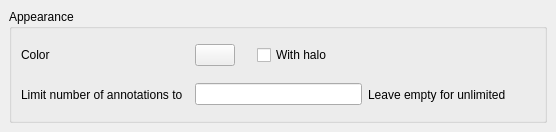
<?xml version="1.0" encoding="UTF-8"?>
<ui version="4.0">
 <class>RulerConfigPage2</class>
 <widget class="QFrame" name="RulerConfigPage2">
  <property name="geometry">
   <rect>
    <x>0</x>
    <y>0</y>
    <width>556</width>
    <height>132</height>
   </rect>
  </property>
  <property name="windowTitle">
   <string>Settings</string>
  </property>
  <layout class="QVBoxLayout">
   <property name="spacing">
    <number>6</number>
   </property>
   <property name="leftMargin">
    <number>9</number>
   </property>
   <property name="topMargin">
    <number>9</number>
   </property>
   <property name="rightMargin">
    <number>9</number>
   </property>
   <property name="bottomMargin">
    <number>9</number>
   </property>
   <item>
    <widget class="QGroupBox" name="groupBox">
     <property name="title">
      <string>Appearance</string>
     </property>
     <layout class="QGridLayout">
      <property name="leftMargin">
       <number>9</number>
      </property>
      <property name="topMargin">
       <number>9</number>
      </property>
      <property name="rightMargin">
       <number>9</number>
      </property>
      <property name="bottomMargin">
       <number>9</number>
      </property>
      <property name="spacing">
       <number>6</number>
      </property>
      <item row="0" column="1">
       <widget class="QFrame" name="frame_2">
        <property name="sizePolicy">
         <sizepolicy hsizetype="Expanding" vsizetype="Preferred">
          <horstretch>0</horstretch>
          <verstretch>0</verstretch>
         </sizepolicy>
        </property>
        <property name="frameShape">
         <enum>QFrame::NoFrame</enum>
        </property>
        <property name="frameShadow">
         <enum>QFrame::Raised</enum>
        </property>
        <layout class="QHBoxLayout">
         <property name="spacing">
          <number>6</number>
         </property>
         <property name="leftMargin">
          <number>0</number>
         </property>
         <property name="topMargin">
          <number>0</number>
         </property>
         <property name="rightMargin">
          <number>0</number>
         </property>
         <property name="bottomMargin">
          <number>0</number>
         </property>
         <item>
          <widget class="lay::ColorButton" name="ruler_color_pb">
           <property name="toolTip">
            <string>The color in which the rulers are drawn</string>
           </property>
           <property name="text">
            <string/>
           </property>
          </widget>
         </item>
         <item>
          <spacer>
           <property name="orientation">
            <enum>Qt::Horizontal</enum>
           </property>
           <property name="sizeType">
            <enum>QSizePolicy::Fixed</enum>
           </property>
           <property name="sizeHint" stdset="0">
            <size>
             <width>16</width>
             <height>21</height>
            </size>
           </property>
          </spacer>
         </item>
         <item>
          <widget class="QCheckBox" name="halo_cb">
           <property name="sizePolicy">
            <sizepolicy hsizetype="Expanding" vsizetype="Fixed">
             <horstretch>0</horstretch>
             <verstretch>0</verstretch>
            </sizepolicy>
           </property>
           <property name="text">
            <string>With halo</string>
           </property>
          </widget>
         </item>
        </layout>
       </widget>
      </item>
      <item row="1" column="1">
       <widget class="QFrame" name="frame">
        <property name="sizePolicy">
         <sizepolicy hsizetype="Expanding" vsizetype="Preferred">
          <horstretch>0</horstretch>
          <verstretch>0</verstretch>
         </sizepolicy>
        </property>
        <property name="frameShape">
         <enum>QFrame::NoFrame</enum>
        </property>
        <property name="frameShadow">
         <enum>QFrame::Raised</enum>
        </property>
        <layout class="QHBoxLayout">
         <property name="spacing">
          <number>6</number>
         </property>
         <property name="leftMargin">
          <number>0</number>
         </property>
         <property name="topMargin">
          <number>0</number>
         </property>
         <property name="rightMargin">
          <number>0</number>
         </property>
         <property name="bottomMargin">
          <number>0</number>
         </property>
         <item>
          <widget class="QLineEdit" name="num_rulers_edit">
           <property name="sizePolicy">
            <sizepolicy hsizetype="Preferred" vsizetype="Fixed">
             <horstretch>0</horstretch>
             <verstretch>0</verstretch>
            </sizepolicy>
           </property>
           <property name="minimumSize">
            <size>
             <width>0</width>
             <height>0</height>
            </size>
           </property>
           <property name="toolTip">
            <string>If set, no markers are created than the specified number - older markers are deleted</string>
           </property>
          </widget>
         </item>
         <item>
          <widget class="QLabel" name="label">
           <property name="text">
            <string>Leave empty for unlimited</string>
           </property>
          </widget>
         </item>
        </layout>
       </widget>
      </item>
      <item row="0" column="0">
       <widget class="QLabel" name="textLabel3_2">
        <property name="text">
         <string>Color</string>
        </property>
       </widget>
      </item>
      <item row="1" column="0">
       <widget class="QLabel" name="textLabel1_2_3">
        <property name="text">
         <string>Limit number of annotations to  </string>
        </property>
       </widget>
      </item>
     </layout>
    </widget>
   </item>
  </layout>
 </widget>
 <layoutdefault spacing="6" margin="11"/>
 <customwidgets>
  <customwidget>
   <class>lay::ColorButton</class>
   <extends>QPushButton</extends>
   <header>layWidgets.h</header>
  </customwidget>
 </customwidgets>
 <tabstops>
  <tabstop>ruler_color_pb</tabstop>
  <tabstop>halo_cb</tabstop>
  <tabstop>num_rulers_edit</tabstop>
 </tabstops>
 <resources/>
 <connections/>
</ui>
